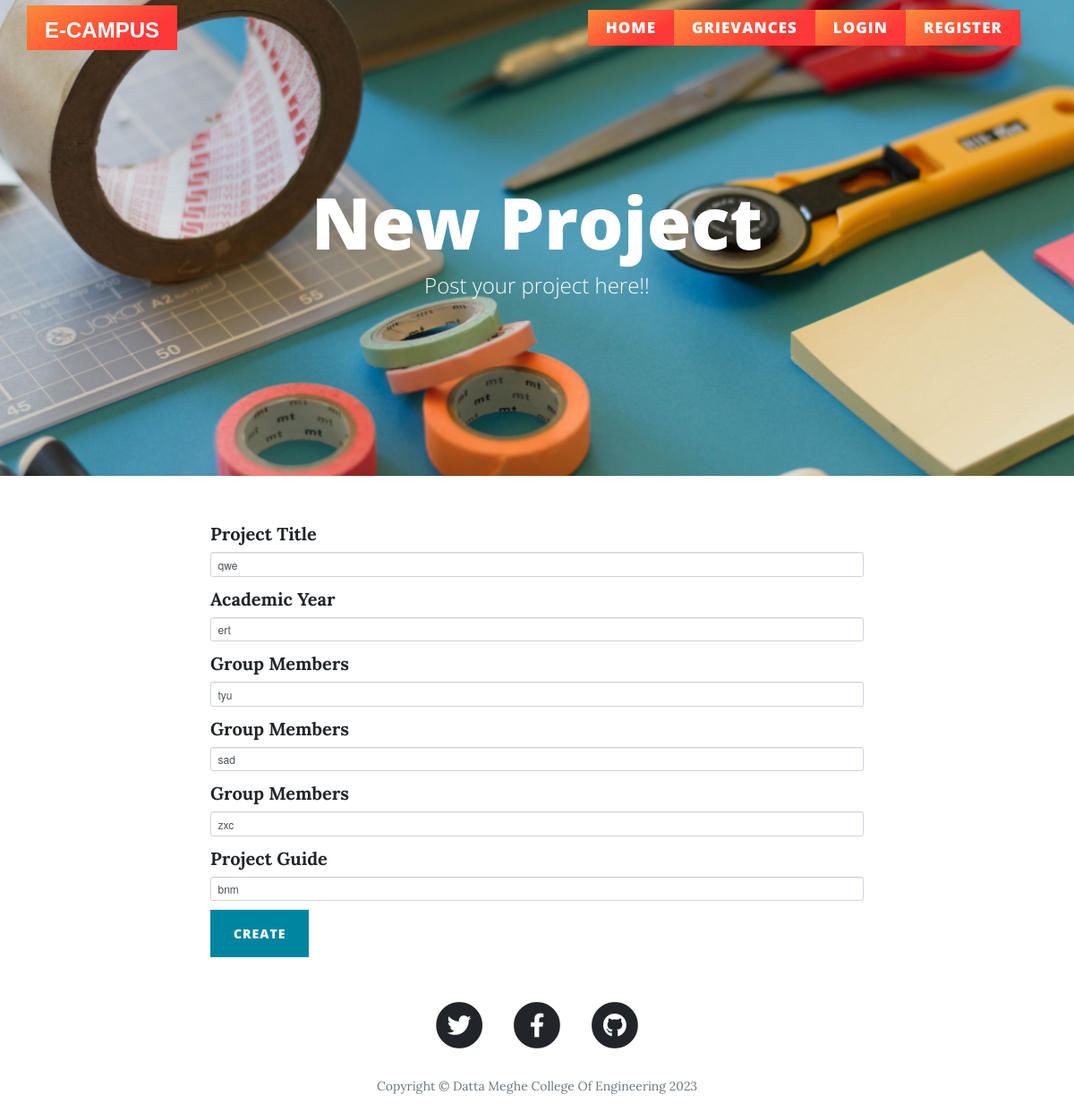
The app's page /edit-post/1, older data.
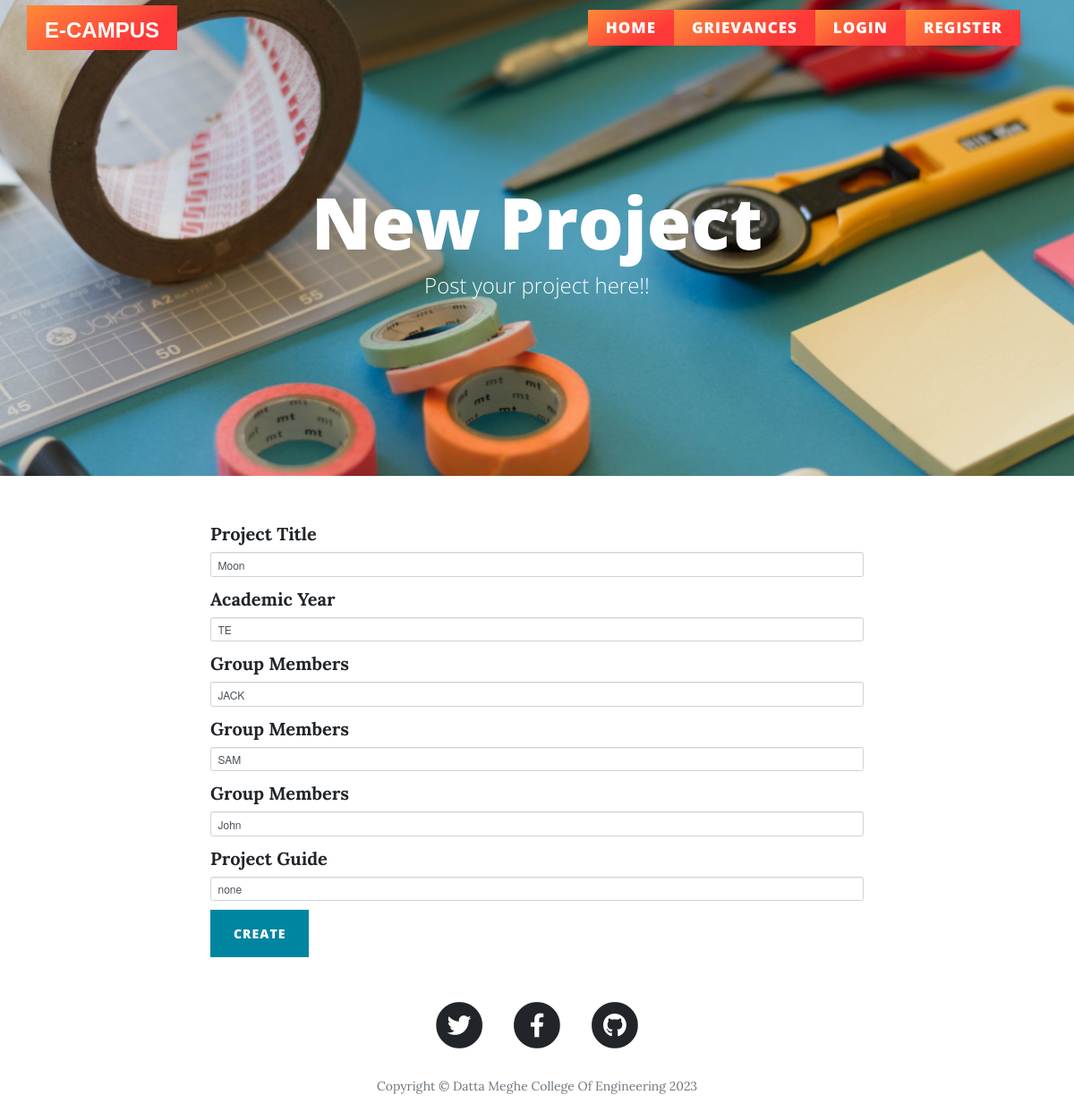
The same page, newer data.
### app.py (models this page shows)
class BlogPost(db.Model):
    __tablename__ = "blog_posts"
    id = db.Column(db.Integer, primary_key=True)
    author_id = db.Column(db.Integer, db.ForeignKey("users.id"))
    title = db.Column(db.String(250), unique=True, nullable=False)
    ay= db.Column(db.String(250), nullable=False)
    group1 = db.Column(db.String(250), unique=True, nullable=False)
    group2 = db.Column(db.String(250), unique=True, nullable=False)
    group3 = db.Column(db.String(250), unique=True, nullable=False)
    guide = db.Column(db.String(250), nullable=False)
    date = db.Column(db.String(250), nullable=False)
    author = relationship("User", back_populates="posts")
    comments = relationship("Comment", back_populates="parent_post")

### app.py (the view, shortened to what this page needs)
@app.route("/edit-post/<int:post_id>", methods=["GET", "POST"])
def edit_post(post_id):
    post = BlogPost.query.get(post_id)
    edit_form = CreateEventForm(
        title=post.title,
        ay=post.ay,
        group1=post.group1,
        group2=post.group2,
        group3=post.group3,
        guide=post.guide,
        author=current_user,
    )
    return render_template("make-post.html", form=edit_form)

### forms.py
class CreateEventForm(FlaskForm):
    title = StringField("Project Title", validators=[DataRequired()])
    ay = StringField("Academic Year", validators=[DataRequired()])
    group1 = StringField("Group Members", validators=[DataRequired()])
    group2 = StringField("Group Members", validators=[DataRequired()])
    group3 = StringField("Group Members", validators=[DataRequired()])
    guide = StringField("Project Guide", validators=[DataRequired()])
    submit = SubmitField("Create")

### templates/make-post.html (shortened to what this page needs)
{% extends 'bootstrap/base.html' %}
{% import "bootstrap/wtf.html" as wtf %}
{% block content %}
{% include "header.html" %}
  <header class="masthead" style="background-image: url('{{ url_for('static', filename='img/edit-bg.jpg')}}')">
    <div class="overlay"></div>
    <div class="container">
      <div class="row">
        <div class="col-lg-8 col-md-10 mx-auto">
          <div class="page-heading">
            {% if is_edit: %}
            <h1>Edit Event</h1>
            {% else: %}
            <h1>New Project</h1>
            {% endif %}
            <span class="subheading">Post your project here!!</span>
          </div>
        </div>
      </div>
    </div>
  </header>
  <div class="container">
    <div class="row">
      <div class="col-lg-8 col-md-10 mx-auto">
        {{ wtf.quick_form(form, novalidate=True, button_map={"submit": "primary"}) }}
      </div>
    </div>
  </div>
{% include "footer.html" %}
{% endblock %}

### templates/header.html (shortened to what this page needs)
<!DOCTYPE html>
<html lang="en">
<head>
  <link href="{{ url_for('static', filename='vendor/bootstrap/css/bootstrap.min.css') }}" rel="stylesheet">
  <link href="{{ url_for('static', filename='vendor/fontawesome-free/css/all.min.css')}}" rel="stylesheet" type="text/css">
  <link href="{{ url_for('static', filename='css/clean-blog.min.css')}}" rel="stylesheet">
</head>
<body>
  <nav class="navbar navbar-expand-lg navbar-light fixed-top" id="mainNav">
    <div class="container">
      <a style="font-family: Arial, Helvetica, sans-serif;" class="navbar-brand"  href="{{url_for('get_all_posts')}}" >E-CAMPUS</a>
      <div class="collapse navbar-collapse" id="navbarResponsive">
        <ul class="navbar-nav ml-auto">
          <li class="nav-item">
            <a class="nav-link" href="{{ url_for('get_all_posts') }}">Home</a>
          </li>
          <li class="nav-item">
            <a class="nav-link" href="{{ url_for('contact') }}">Grievances</a>
          </li>
          {% if not current_user.is_authenticated: %}
          <li class="nav-item">
            <a class="nav-link" href="{{ url_for('login') }}">Login</a>
          </li>
          <li class="nav-item">
            <a class="nav-link" href="{{ url_for('register') }}">Register</a>
          </li>
          {% else: %}
          <li class="nav-item">
            <a class="nav-link" href="{{ url_for('logout') }}">Log Out</a>
          </li>
          {% endif %}
        </ul>
      </div>
    </div>
  </nav>

### templates/footer.html (shortened to what this page needs)
  <footer>
    <div class="container">
      <div class="row">
        <div class="col-lg-8 col-md-10 mx-auto">
          <ul class="list-inline text-center">
            <li class="list-inline-item">
              <a href="#">
                <span class="fa-stack fa-lg">
                  <i class="fas fa-circle fa-stack-2x"></i>
                  <i class="fab fa-twitter fa-stack-1x fa-inverse"></i>
                </span>
              </a>
            </li>
            <li class="list-inline-item">
              <a href="#">
                <span class="fa-stack fa-lg">
                  <i class="fas fa-circle fa-stack-2x"></i>
                  <i class="fab fa-facebook-f fa-stack-1x fa-inverse"></i>
                </span>
              </a>
            </li>
            <li class="list-inline-item">
              <a href="#">
                <span class="fa-stack fa-lg">
                  <i class="fas fa-circle fa-stack-2x"></i>
                  <i class="fab fa-github fa-stack-1x fa-inverse"></i>
                </span>
              </a>
            </li>
          </ul>
          <p class="copyright text-muted">Copyright &copy; Datta Meghe College Of Engineering 2023</p>
        </div>
      </div>
    </div>
  </footer>
</body>
</html>

Row changes from the older to the newer data that the page shows:
changed BlogPost: title "qwe" → "Moon"; ay "ert" → "TE"; group1 "tyu" → "JACK"; group2 "sad" → "SAM"; group3 "zxc" → "John"; guide "bnm" → "none"
